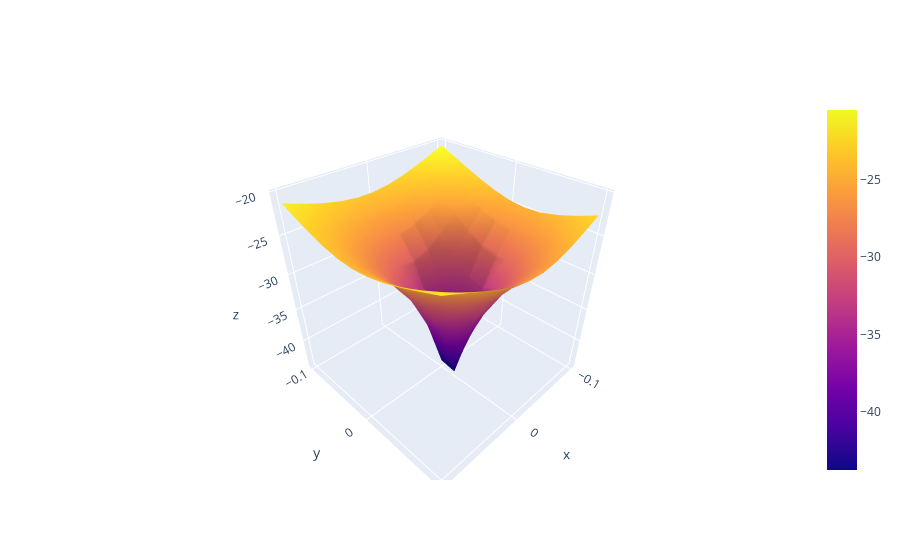
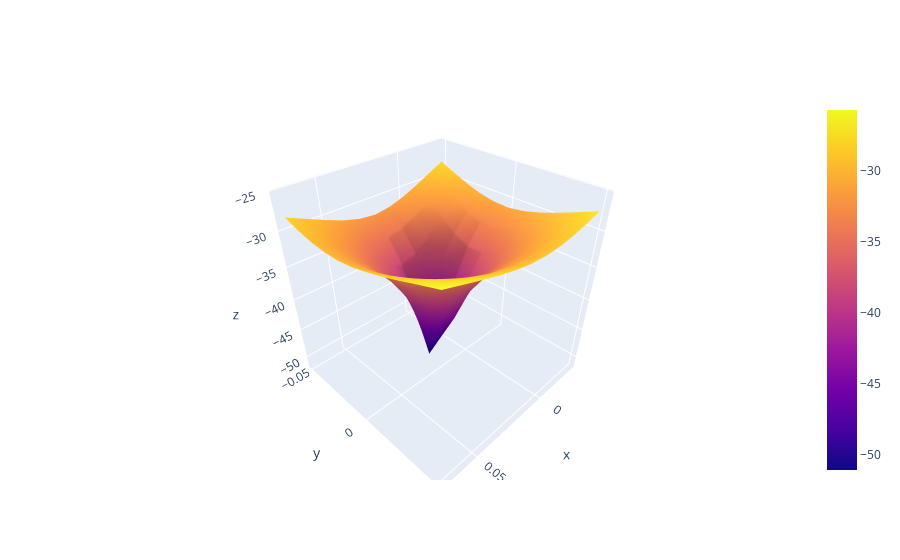
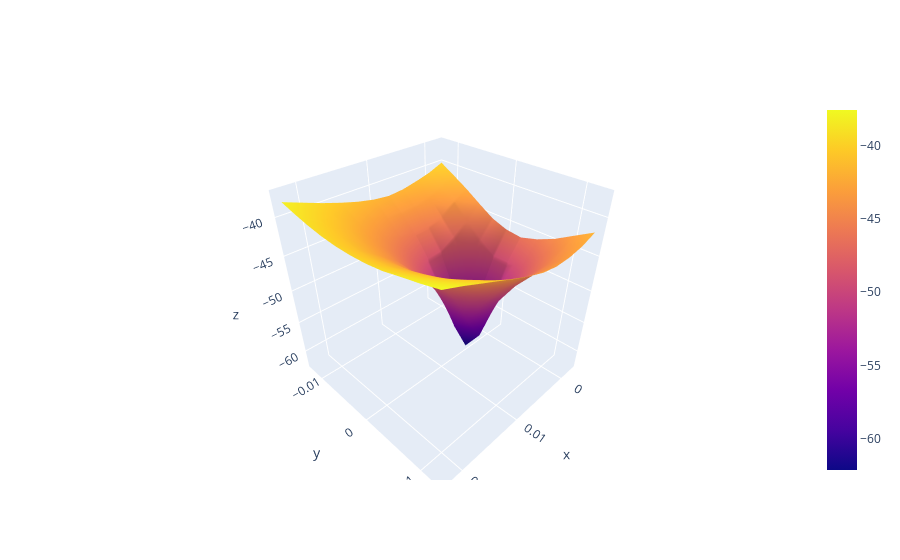
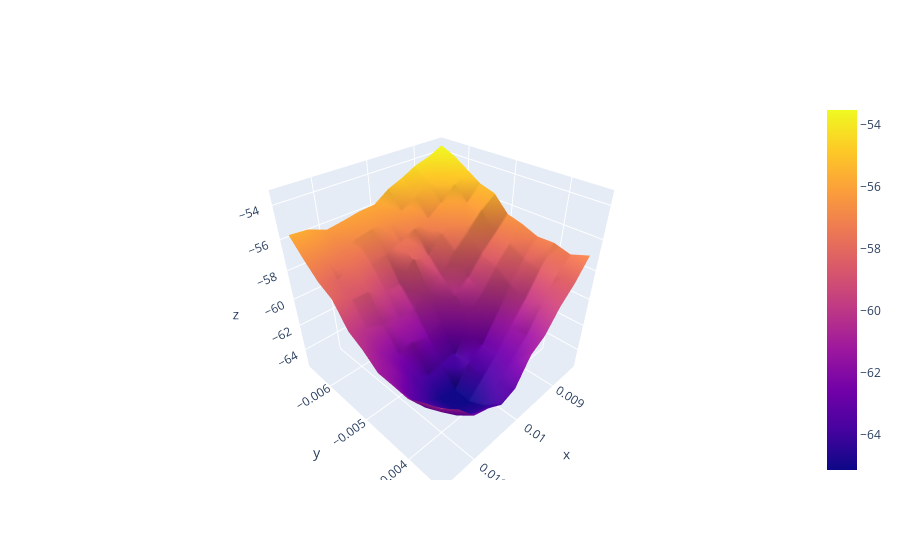

Notebook source saved alongside these figures, in order:
### Code cell
Imin, Qmin = mixerTuner.step2CarrierLeakage(centers=[0, 0], spans=[0.2, 0.2], numIters=4, numGrids=[11, 11], shrink=0.5)
mixerTuner.step1CoarseSweep(I=Imin, Q=Qmin, gain=0, phase=0)
